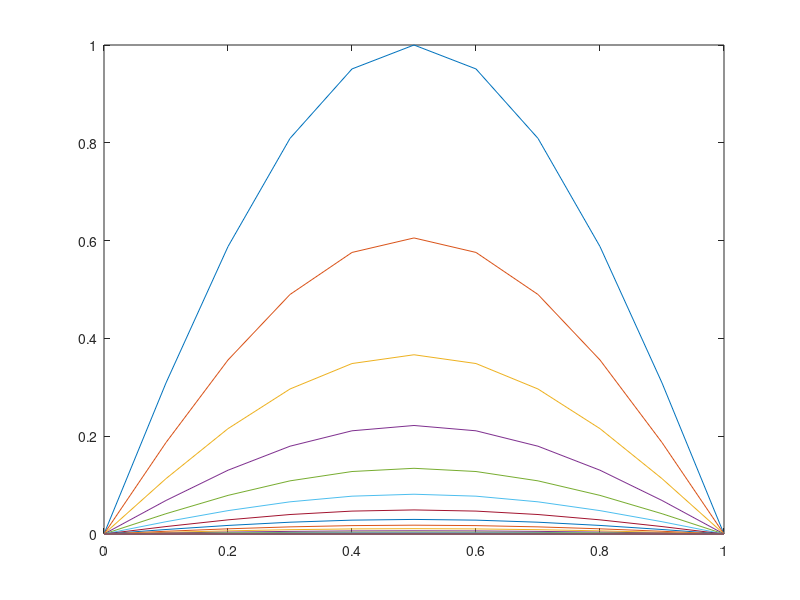

The MATLAB source for this figure:
clc;clear all;close all;
mu=0.5;
%% 网格和求解器
L=1;n=10;deltax=L/n;x=0:L/n:L;
T=1;deltat=deltax^2*mu;m=round(T/deltat);
%% 数据容器
y=zeros(m+1,n+1);
%% 定解条件
y0=sin(pi*x);
y_0=0;y_n=0;
y(1,:)=y0;
%% solve
for j=2:(T/deltat+1)
  y(j,1)=y_0;y(j,n+1)=y_n;
  for i=2:n
    y(j,i)=y(j-1,i)+mu*(y(j-1,i+1)-2*y(j-1,i)+y(j-1,i-1));
  end
end
plot(x',y(1:round((m+1)/20):(m+1),:)')
